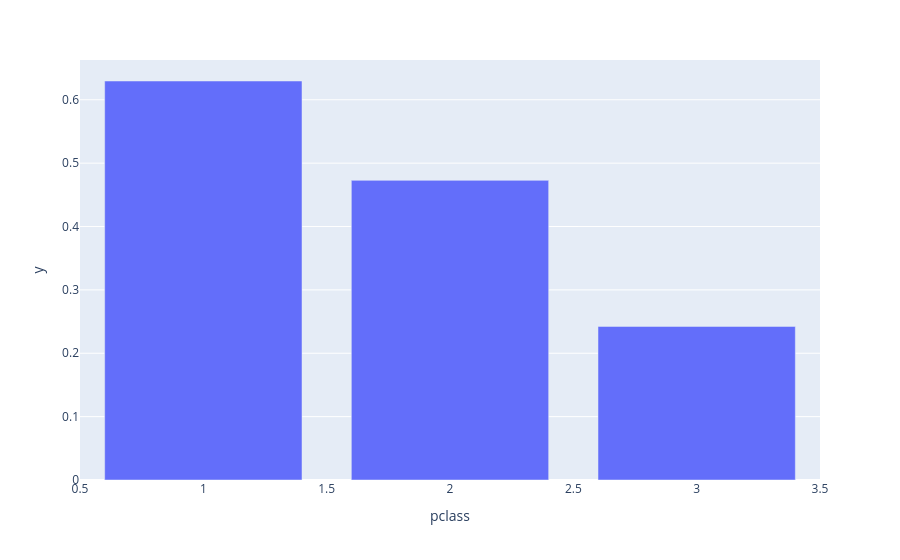

This figure's notebook cell:
### Code cell
my_data = df.groupby('pclass')['survived'].mean()
fig = px.bar(my_data, x=my_data.index, y=my_data.values)
fig.show()

### Figure 1 — Plotly figure (JSON) as saved in the notebook; plotly's stock layout.template omitted (floating-point values rounded to 4 significant figures)
{"data": [{"alignmentgroup": "True", "hovertemplate": "pclass=%{x}<br>y=%{y}<extra></extra>", "legendgroup": "", "marker": {"color": "#636efa", "pattern": {"shape": ""}}, "name": "", "offsetgroup": "", "orientation": "v", "showlegend": false, "textposition": "auto", "type": "bar", "x": [1, 2, 3], "xaxis": "x", "y": [0.6296, 0.4728, 0.2424], "yaxis": "y"}], "layout": {"barmode": "relative", "legend": {"tracegroupgap": 0}, "margin": {"t": 60}, "xaxis": {"anchor": "y", "domain": [0, 1], "title": {"text": "pclass"}}, "yaxis": {"anchor": "x", "domain": [0, 1], "title": {"text": "y"}}}}
